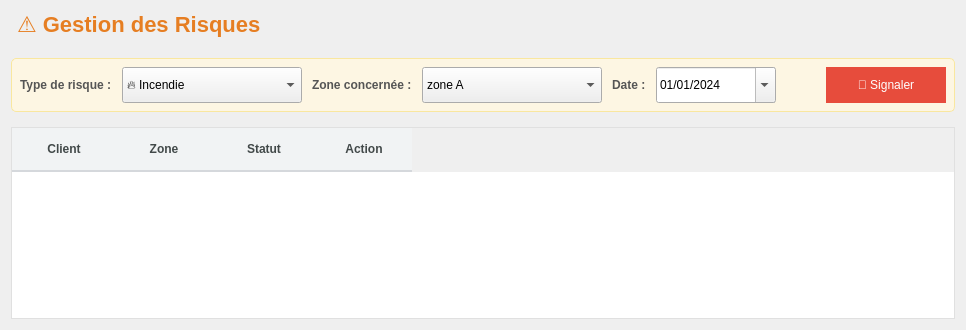
      <widget class="QWidget" name="riskManagementPage">
       <layout class="QVBoxLayout" name="verticalLayout_RiskMgmt" stretch="0,0,1">
        <property name="spacing">
         <number>15</number>
        </property>
        <item>
         <widget class="QLabel" name="label_RiskMgmtTitle">
          <property name="styleSheet">
           <string notr="true">font-size: 22px; font-weight: 600; color: #e67e22; /* Orange for risk? */ padding-bottom: 5px;</string>
          </property>
          <property name="text">
           <string>⚠️ Gestion des Risques</string>
          </property>
         </widget>
        </item>
        <item>
         <widget class="QWidget" name="riskInputContainer" native="true">
          <property name="styleSheet">
           <string notr="true">#riskInputContainer { background-color: #fdf6e3; border: 1px solid #f9e79f; border-radius: 5px; padding: 10px; }
#riskInputContainer QLabel { font-weight: bold; color: #555; }
/* Button/Input styles inherited or overridden below */
</string>
          </property>
          <layout class="QHBoxLayout" name="horizontalLayout_RiskInput">
           <property name="spacing">
            <number>10</number>
           </property>
           <item>
            <widget class="QLabel" name="label_RiskType">
             <property name="text">
              <string>Type de risque :</string>
             </property>
            </widget>
           </item>
           <item>
            <widget class="QComboBox" name="comboBox_RiskType">
             <property name="minimumSize">
              <size>
               <width>180</width>
               <height>36</height>
              </size>
             </property>
             <item>
              <property name="text">
               <string>🔥 Incendie</string>
              </property>
             </item>
             <item>
              <property name="text">
               <string>⚡ Panne de courant</string>
              </property>
             </item>
             <item>
              <property name="text">
               <string>🚪 Foule</string>
              </property>
             </item>
             <item>
              <property name="text">
               <string>😨 Malaise</string>
              </property>
             </item>
            </widget>
           </item>
           <item>
            <widget class="QLabel" name="label_RiskZone">
             <property name="text">
              <string>Zone concernée :</string>
             </property>
            </widget>
           </item>
           <item>
            <widget class="QComboBox" name="comboBox_RiskZone">
             <property name="minimumSize">
              <size>
               <width>180</width>
               <height>36</height>
              </size>
             </property>
             <item>
              <property name="text">
               <string>zone A</string>
              </property>
             </item>
             <item>
              <property name="text">
               <string>zone B</string>
              </property>
             </item>
             <item>
              <property name="text">
               <string>zone C</string>
              </property>
             </item>
             <item>
              <property name="text">
               <string>zone D</string>
              </property>
             </item>
            </widget>
           </item>
           <item>
            <widget class="QLabel" name="label_RiskDate">
             <property name="text">
              <string>Date :</string>
             </property>
            </widget>
           </item>
           <item>
            <widget class="QDateEdit" name="dateEdit_RiskDate">
             <property name="minimumSize">
              <size>
               <width>120</width>
               <height>36</height>
              </size>
             </property>
             <property name="toolTip">
              <string>Date à laquelle le risque est signalé ou pertinent</string>
             </property>
             <property name="displayFormat">
              <string>dd/MM/yyyy</string>
             </property>
             <property name="calendarPopup">
              <bool>true</bool>
             </property>
             <property name="date">
              <date>
               <year>2024</year>
               <month>1</month>
               <day>1</day>
              </date>
             </property>
            </widget>
           </item>
           <item>
            <spacer name="horizontalSpacer_RiskInput">
             <property name="orientation">
              <enum>Qt::Orientation::Horizontal</enum>
             </property>
             <property name="sizeHint" stdset="0">
              <size>
               <width>40</width>
               <height>20</height>
              </size>
             </property>
            </spacer>
           </item>
           <item>
            <widget class="QPushButton" name="button_ReportRisk">
             <property name="minimumSize">
              <size>
               <width>120</width>
               <height>36</height>
              </size>
             </property>
             <property name="toolTip">
              <string>Signaler le risque et afficher les clients concernés</string>
             </property>
             <property name="styleSheet">
              <string notr="true">QPushButton { background-color: #e74c3c; color: white; border: none; } QPushButton:hover { background-color: #c0392b; } QPushButton:pressed { background-color: #a93226; } QPushButton:disabled { background-color: #f5b7b1; }</string>
             </property>
             <property name="text">
              <string>🚨 Signaler</string>
             </property>
             <property name="iconSize">
              <size>
               <width>16</width>
               <height>16</height>
              </size>
             </property>
            </widget>
           </item>
          </layout>
         </widget>
        </item>
        <item>
         <widget class="QTableWidget" name="tableWidget_RiskClients">
          <property name="styleSheet">
           <string notr="true">/* Reusing clientTableWidget style */
QTableWidget {
    border: 1px solid #E0E0E0; gridline-color: #F0F0F0; background-color: #FFFFFF;
    alternate-background-color: #F9F9F9; selection-background-color: #AED6F1; selection-color: #222222;
    outline: none; font-size: 13px;
}
QTableWidget::item {
    padding: 8px 12px; border-bottom: 1px solid #F0F0F0; border-right: 1px solid #F0F0F0;
}
QTableWidget::item:last-child { border-right: none; }
/* Specific selection style for risk table if needed */
/* QTableWidget::item:selected { background-color: #FADBD8; color: #78281F; } */
QTableWidget::item:hover { background-color: #EAF2F8; }

QHeaderView::section {
    background-color: #F1F3F4; padding: 8px; border: none; border-bottom: 2px solid #D5D8DC;
    font-weight: bold; color: #424949; text-align: left; padding-left: 12px; min-height: 26px;
}
/* Placeholder styles for status (will be set dynamically in code) */
/* QTableWidget::item[status=&quot;danger&quot;] { background-color: #F5B7B1; color: #78281F; } */
/* QTableWidget::item[status=&quot;ok&quot;] { background-color: #A9DFBF; color: #145A32; } */
</string>
          </property>
          <property name="editTriggers">
           <set>QAbstractItemView::EditTrigger::NoEditTriggers</set>
          </property>
          <property name="alternatingRowColors">
           <bool>true</bool>
          </property>
          <property name="selectionMode">
           <enum>QAbstractItemView::SelectionMode::NoSelection</enum>
          </property>
          <property name="selectionBehavior">
           <enum>QAbstractItemView::SelectionBehavior::SelectRows</enum>
          </property>
          <property name="showGrid">
           <bool>true</bool>
          </property>
          <property name="gridStyle">
           <enum>Qt::PenStyle::SolidLine</enum>
          </property>
          <property name="sortingEnabled">
           <bool>false</bool>
          </property>
          <attribute name="horizontalHeaderStretchLastSection">
           <bool>false</bool>
          </attribute>
          <attribute name="verticalHeaderVisible">
           <bool>false</bool>
          </attribute>
          <column>
           <property name="text">
            <string>Client</string>
           </property>
           <property name="toolTip">
            <string>Nom et prénom du client</string>
           </property>
          </column>
          <column>
           <property name="text">
            <string>Zone</string>
           </property>
           <property name="toolTip">
            <string>Zone enregistrée pour le client</string>
           </property>
          </column>
          <column>
           <property name="text">
            <string>Statut</string>
           </property>
           <property name="toolTip">
            <string>Indique si le client est dans la zone à risque</string>
           </property>
          </column>
          <column>
           <property name="text">
            <string>Action</string>
           </property>
           <property name="toolTip">
            <string>Actions possibles (ex: Notifier)</string>
           </property>
          </column>
         </widget>
        </item>
       </layout>
      </widget>
